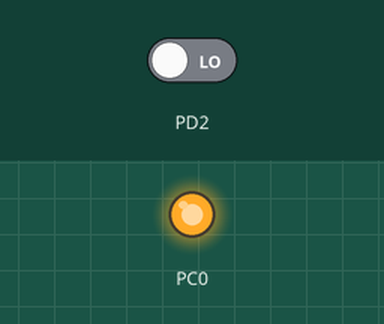
This program was run on a simulated ATmega32, built with avr-gcc and emulated at 1 MHz. On the bench: output pins drawn as LEDs (lit = HIGH). The inputs (shaded band) are chosen by the test bench; at power-on: PD2 LOW.

Above: at 1.2 s.
1.3 s: PD2 driven HIGH
At 2.1 s:
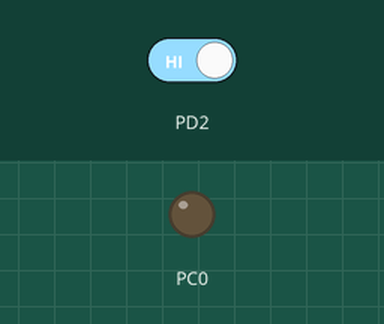
Timing chart, 0 to 4.3 s (numbered marks = the images above; inputs shaded):
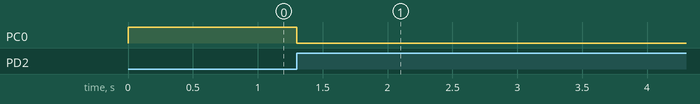

The program:

main.c
```c
/*
 * main.c
 *
 *  Created on: Jul 5, 2024
 *      Author: Hateem Mohamed
 */

#include <avr/io.h>
#include <avr/interrupt.h>


ISR(INT0_vect)
{
	PORTC ^= (1<<0);
}


void INT0_Init (void)
{
	MCUCR |= (1<<0) | (1<<1); // set bit 1 and 2 to config as rising edge
	GICR |= (1<<6); //set bit 6 in GICR to enable INTO
	SREG |= (1<<7); //set i bit in SREG to enable global interrupts
}

void LED_Init (void)
{
	DDRC |= (1<<0);
	PORTC |= (1<<0);
}

int main (void)
{
	LED_Init();
	INT0_Init();


	while(1)
	{

	}
}
```

Measured:
- after the input at 1.3 s, PC0: HIGH → LOW at once
